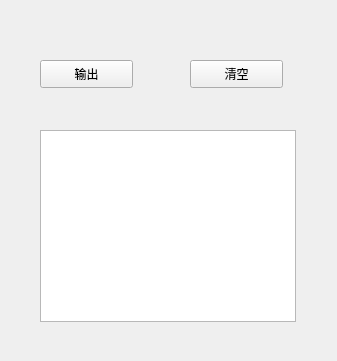
<?xml version="1.0" encoding="UTF-8"?>
<ui version="4.0">
 <class>Widget</class>
 <widget class="QWidget" name="Widget">
  <property name="geometry">
   <rect>
    <x>0</x>
    <y>0</y>
    <width>337</width>
    <height>361</height>
   </rect>
  </property>
  <property name="windowTitle">
   <string>Widget</string>
  </property>
  <widget class="QPushButton" name="pushButton">
   <property name="geometry">
    <rect>
     <x>40</x>
     <y>60</y>
     <width>93</width>
     <height>28</height>
    </rect>
   </property>
   <property name="text">
    <string>输出</string>
   </property>
  </widget>
  <widget class="QTextBrowser" name="textBrowser">
   <property name="geometry">
    <rect>
     <x>40</x>
     <y>130</y>
     <width>256</width>
     <height>192</height>
    </rect>
   </property>
  </widget>
  <widget class="QPushButton" name="pushButton_2">
   <property name="geometry">
    <rect>
     <x>190</x>
     <y>60</y>
     <width>93</width>
     <height>28</height>
    </rect>
   </property>
   <property name="text">
    <string>清空</string>
   </property>
  </widget>
 </widget>
 <layoutdefault spacing="6" margin="11"/>
 <resources/>
 <connections/>
</ui>
